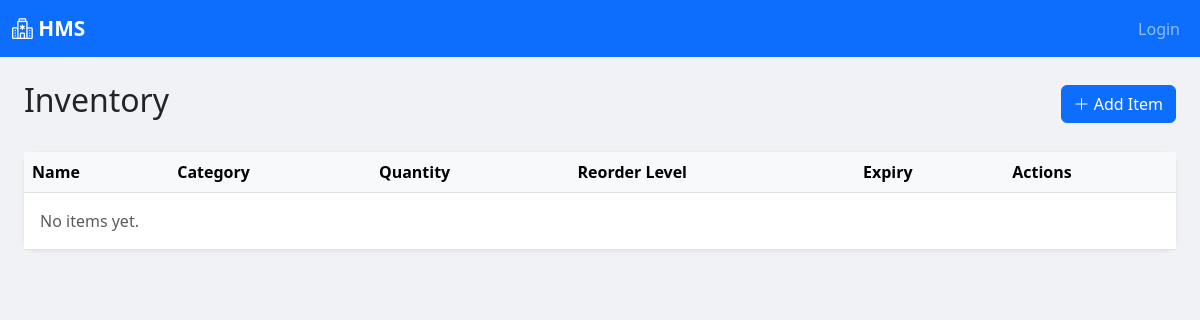
The app's page /inventory/, older data.
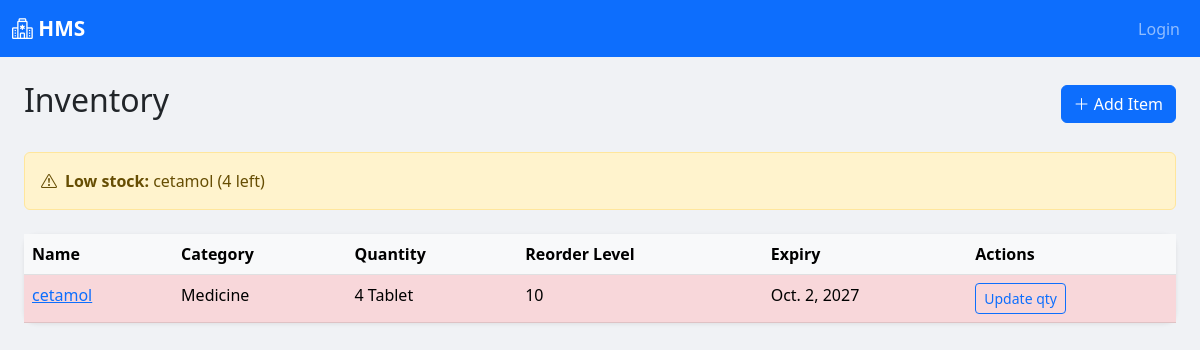
The same page, newer data.
### inventory/models.py (models this page shows, shortened)
class InventoryItem(models.Model):
    CATEGORY_CHOICES = [
        ('medicine',   'Medicine'),
        ('equipment',  'Equipment'),
        ('consumable', 'Consumable'),  # gloves, syringes, bandages
        ('other',      'Other'),
    ]
    UNIT_CHOICES = [
        ('tablet',  'Tablet'),
        ('bottle',  'Bottle'),
        ('box',     'Box'),
        ('piece',   'Piece'),
        ('ml',      'ML'),
        ('kg',      'KG'),
    ]
    name          = models.CharField(max_length=100)
    category      = models.CharField(max_length=20, choices=CATEGORY_CHOICES)
    unit          = models.CharField(max_length=20, choices=UNIT_CHOICES)
    quantity      = models.PositiveIntegerField(default=0)
    reorder_level = models.PositiveIntegerField(default=10)  # alert when below this
    expiry_date   = models.DateField()
    price_per_unit = models.DecimalField(max_digits=10, decimal_places=2)
    supplier      = models.ForeignKey(Supplier, on_delete=models.SET_NULL, null=True, blank=True)
    last_updated  = models.DateTimeField(auto_now=True)
    def is_low_stock(self):
        return self.quantity <= self.reorder_level
    class Meta:
        ordering = ['name']

### inventory/views.py (the view)
# urls.py: path('', views.inventory_list, name='inventory_list'),
def inventory_list(request):
    items = InventoryItem.objects.select_related('supplier').all()
    low_stock = [item for item in items if item.is_low_stock()]
    return render(request, 'inventory/inventory_list.html',{
        'items': items,
        'low_stock': low_stock,
    })

### inventory/templates/inventory/inventory_list.html (shortened to what this page needs)
<!DOCTYPE html>
<html lang="en">
<head>
</head>
<body>
    {% extends 'base.html' %}
{% block content %}
<div class="d-flex justify-content-between align-items-center mb-4">
    <h2>Inventory</h2>
    <a href="/inventory/add/" class="btn btn-primary">
        <i class="bi bi-plus-lg"></i> Add Item
    </a>
</div>
{% if low_stock %}
<div class="alert alert-warning d-flex align-items-center mb-4">
    <i class="bi bi-exclamation-triangle me-2"></i>
    <div>
        <strong>Low stock:</strong>
        {% for item in low_stock %}
            {{ item.name }} ({{ item.quantity }} left){% if not forloop.last %}, {% endif %}
        {% endfor %}
    </div>
</div>
{% endif %}
<div class="card">
    <div class="card-body p-0">
        <table class="table table-hover mb-0">
            <thead class="table-light">
                <tr><th>Name</th><th>Category</th><th>Quantity</th><th>Reorder Level</th><th>Expiry</th><th>Actions</th></tr>
            </thead>
            <tbody>
                {% for item in items %}
                <tr {% if item.is_low_stock %}class="table-danger"{% endif %}>
                    <td><a href="/inventory/{{ item.pk }}/">{{ item.name }}</a></td>
                    <td>{{ item.get_category_display }}</td>
                    <td>{{ item.quantity }} {{ item.get_unit_display }}</td>
                    <td>{{ item.reorder_level }}</td>
                    <td>{{ item.expiry_date|default:"N/A" }}</td>
                    <td><a href="/inventory/{{ item.pk }}/quantity/" class="btn btn-sm btn-outline-primary">Update qty</a></td>
                </tr>
                {% empty %}
                <tr><td colspan="6" class="text-muted p-3">No items yet.</td></tr>
                {% endfor %}
            </tbody>
        </table>
    </div>
</div>
{% endblock %}

Row changes from the older to the newer data that the page shows:
added InventoryItem: name "cetamol", quantity "4", category "Medicine", unit "Tablet", reorder_level "10", expiry_date "Oct. 2, 2027"
Text that changed along with them:
text no longer shown: "No items yet."
text now shown: "Low stock:"
